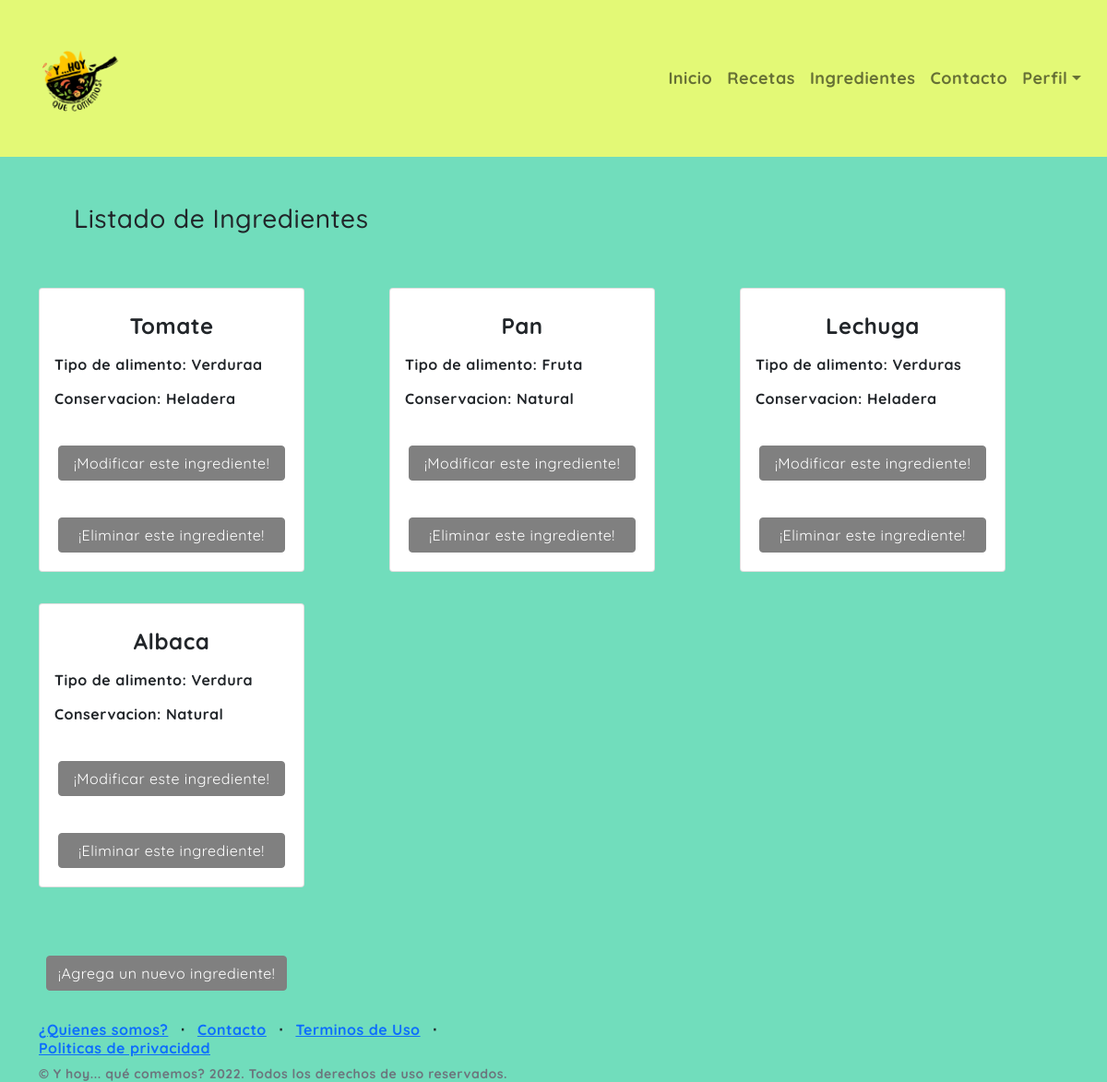
The app's page /app_recetas/ingredientes/ with its own data.
### app_recetas/models.py (models this page shows, shortened)
class Ingrediente(models.Model):
    nombre = models.CharField(max_length=40)
    tipo = models.CharField(max_length=40)
    conservacion = models.CharField(max_length=250)

### app_recetas/views.py (the view)
# urls.py: path('ingredientes/', views.ingredientes , name= 'ingredientes'),
def ingredientes (request):
    ingredientes = Ingrediente.objects.all()
    datos = { "datos" : ingredientes}
    return render(request, "app_recetas/ingredientes.html" , datos)

### app_recetas/templates/app_recetas/ingredientes.html (shortened to what this page needs)
{% extends "app_recetas/padre.html" %}
{% load static %}
{% block contenido %}
<h3> Listado de Ingredientes </h3>
<div class="container" id="recetasCards">
    <div class="row">
      {% for n in datos %}
      <div class="col-sm-4 mb-4">
        <div class="card" style="width: 18rem;">
        <div class="card-body" style="height: 150px;">
          <h4 class="card-title">{{n.nombre}}</h4>
          <p>Tipo de alimento: {{n.tipo}}</p>
          <p>Conservacion: {{n.conservacion}}</p>
        </div>
        <a href="{% url 'modificar_ingrediente' n.nombre %}" class="btn btn-primary" id="recetasBtn">¡Modificar este ingrediente!</a>
        <a href="{% url 'borrar_ingrediente' n.id %}" class="btn btn-primary" id="recetasBtn">¡Eliminar este ingrediente!</a>
      </div>
    </div>
    {% endfor %}
    </div>
</div>
<div style="height: 60px;" class="indexDisplayBtn"><a href="{% url 'nuevo_ingrediente' %}" class="btn btn-primary" class="aBtn">¡Agrega un nuevo ingrediente!</a></div></div>
{% endblock %}

### app_recetas/static/app_recetas/css/style.css (style rules this page uses)
body { padding-top: 0px; padding-bottom: 0px; margin: 0px; margin-top: 150px; font-family: 'Quicksand', sans-serif; font-weight: bold; text-align: justify; line-height: 1.3; text-decoration-line: none; letter-spacing: 0.5px; background-color: #71DDBC; }
.btn-primary { background-color: grey; border-color: grey; margin: 20px; }
.card-title { text-align: center; font-weight: bold; padding: 10px; }
h3 { padding: 50px; }
#recetasCards { margin-top: 20 px; margin-bottom: 20px; padding-top: 20 px; padding-bottom: 20 px; }
.card { margin-bottom: 10px; }

### records on screen
Ingrediente: nombre "Tomate", tipo "Verduraa", conservacion "Heladera"
Ingrediente: nombre "Pan", tipo "Fruta", conservacion "Natural"
Ingrediente: nombre "Lechuga", tipo "Verduras", conservacion "Heladera"
Ingrediente: nombre "Albaca", tipo "Verdura", conservacion "Natural"
